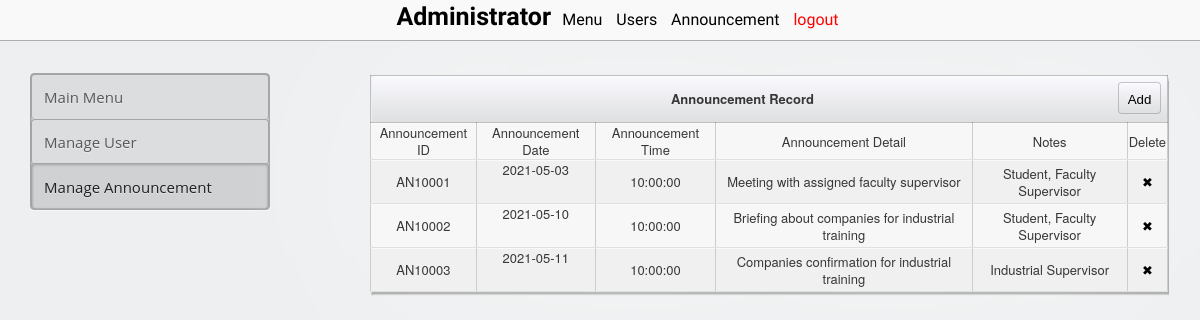
The page /admin/announcement.php on the database its author committed.
### tables this page shows
CREATE TABLE `announcement` (
  `announcement_id` varchar(14) NOT NULL DEFAULT '',
  `announcement_date` date DEFAULT NULL,
  `announcement_time` time DEFAULT NULL,
  `announcement_detail` varchar(500) DEFAULT NULL,
  `notes` varchar(100) DEFAULT NULL
);

### admin/announcement.php (the view, shortened to what this page needs)
<?php
echo "
<!DOCTYPE html>
<html lang='en'>
<head>
    <link rel='stylesheet' href='../style_admin.css'>
    <link rel='stylesheet' href='../table.css'>
</head>
<body>
  <nav id='nav'>
    <ul>
        <div id='logo'>
            <b>Administrator</b>
        </div>
        <li><a href='admin.php'>Menu</a></li>
        <li><a href='show_user.php'>Users</a></li>
        <li><a href='announcement.php'>Announcement</a></li>
        <li align='right' ><a href='../logout.php' style='color:red;'>logout</a></li>
    </ul>
</nav>
<div id='main'>
    <div id='left'>
        <div id='sidebar'>
            <div class='menu'>
                <a href='admin.php'>
                    <div class='menu menu-item' id='student_tc'>
                        Main Menu
                    </div>
                </a>
                <a href='show_user.php'>
                <div class='menu menu-item' id='student_tc'>
                    Manage User
                </div>
            </a>
                <a href='announcement.php'>
                    <div class='menu menu-item' id='faculty_tc' style='box-shadow: inset 0px 1px 3px rgba(0,0,0,0.2), inset 0 0 3px rgba(0,0,0,0.05);
                    color: #212121;
                    margin-top: -1px;
                    padding-top: 13px;
                    background: rgba(0,0,0,0.06);'>
                        Manage Announcement
                    </div>
                </a>
            </div>
        </div>
    </div>
</div>
<div id='right'>
    <div class='table_container'>
        <div class='sub-table-container' >
            <table class='tc' >
                <thead>
                    <tr>
                        <th class='tpl-bar-breadcrumbs' colspan='6'> Announcement Record
                            <a href='announcement_add.php' title='Add a Announcement to record'><button class='edit-button' style='visibility:visible;width: 43px;height: 32px;line-height: 32px;margin: 5px;'>Add</button></a></th>
                        </tr>
                </thead>
                    <tbody>
                        <tr class='row'>
                            <td class='item'>Announcement ID</td>
                            <td class='item'>Announcement Date</td>
                            <td class='item'>Announcement Time</td>
                            <td class='item'>Announcement Detail</td>
                            <td class='item'>Notes</td>
                            <td class='item'>Delete</td>
                        </tr>";
                        require "../connection.php";
                        $str="select * from announcement;";
                        $result=mysqli_query($con, $str);
                        $x=1;
                        while($row=mysqli_fetch_array($result)) {
                            if($x==1) {
                                $x=0;
                                echo "<tr   class='row'>
                                <td class='item alter'>$row[0]</td>
                                <td class='item alter'>$row[1]<a href='announcement_edit.php?announcement_id=$row[0]'><button class='edit-button' >Edit</button></a></td>
                                <td class='item alter'>$row[2]</td>
                                <td class='item alter'>$row[3]</td>
                                <td class='item alter'>$row[4]</td>
                                <td class='item alter'><a href='delete_record.php?file=announcement.php&table=announcement&pkey_name=announcement_id&key=$row[0]' title='Delete this announcement from record'>✖</a></td>
                            </tr>";
                        }
                        else {
                            $x=1;
                            echo "<tr   class='row'>
                            <td class='item'>$row[0]</td>
                            <td class='item'>$row[1]<a href='announcement_edit.php?announcement_id=$row[0]'><button class='edit-button' >Edit</button></a></td>
                            <td class='item'>$row[2]</td>
                            <td class='item'>$row[3]</td>
                            <td class='item'>$row[4]</td>
                            <td class='item'><a href='delete_record.php?file=announcement.php&table=announcement&pkey_name=announcement_id&key=$row[0]' title='Delete this announcement from record'>✖</a></td>
                        </tr>";
                    }
                }
                echo "
                </tbody>
            </table>
        </div>
    </div>
</div>
</div>
</body>
</html>";
?>

### style_admin.css (style rules this page uses)
body, html { margin: 0px auto; width: 100%; }
#nav { position: fixed; height: 40px; width: 100%; font-family: "open sans light", "Helvetica Neue", Helvetica, arial, sans-serif; background: #F9F9F9; border-bottom: 1px solid #ADADAD; text-align: center; }
li { display: inline-block; padding-left: 5px; padding-right: 5px; padding-top: 10px; padding-bottom: 10px; }
a { color: black; text-decoration: none; }
#nav li { text-decoration: none; color: #000000; }
#nav ul { margin-top: 0px; }
#logo { display: inline; font-size: 25px; text-align: left; }
#main { padding-top: 43px; width: '100%'; margin: 0 auto; }
#left { float: left; width: 25%; }
#right { float: right; width: 75%; }
#nav { z-index:50; }
#main { z-index: 5; }

### admin/announcement.php (style rules this page uses)
body { font-family: 'open sans', 'Helvetica Neue', Helvetica, arial, sans-serif; background: #EDEFF0; }
.table_container table { width: 100%; }
td a { display:block; text-decoration:none; }

### rows shown on the page
announcement: announcement_id "AN10001", announcement_date "2021-05-03", announcement_time "10:00:00", announcement_detail "Meeting with assigned faculty supervisor", notes "Student, Faculty Supervisor"
announcement: announcement_id "AN10002", announcement_date "2021-05-10", announcement_time "10:00:00", announcement_detail "Briefing about companies for industrial training", notes "Student, Faculty Supervisor"
announcement: announcement_id "AN10003", announcement_date "2021-05-11", announcement_time "10:00:00", announcement_detail "Companies confirmation for industrial training", notes "Industrial Supervisor"
